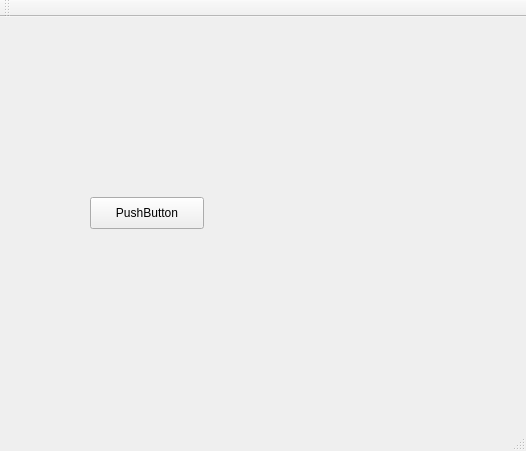
<?xml version="1.0" encoding="UTF-8"?>
<ui version="4.0">
 <class>MainWindow</class>
 <widget class="QMainWindow" name="MainWindow">
  <property name="geometry">
   <rect>
    <x>0</x>
    <y>0</y>
    <width>526</width>
    <height>451</height>
   </rect>
  </property>
  <property name="windowTitle">
   <string>MainWindow</string>
  </property>
  <widget class="QWidget" name="centralWidget">
   <widget class="QPushButton" name="pushButton">
    <property name="geometry">
     <rect>
      <x>90</x>
      <y>180</y>
      <width>114</width>
      <height>32</height>
     </rect>
    </property>
    <property name="text">
     <string>PushButton</string>
    </property>
   </widget>
  </widget>
  <widget class="QMenuBar" name="menuBar">
   <property name="geometry">
    <rect>
     <x>0</x>
     <y>0</y>
     <width>526</width>
     <height>22</height>
    </rect>
   </property>
  </widget>
  <widget class="QToolBar" name="mainToolBar">
   <attribute name="toolBarArea">
    <enum>TopToolBarArea</enum>
   </attribute>
   <attribute name="toolBarBreak">
    <bool>false</bool>
   </attribute>
  </widget>
  <widget class="QStatusBar" name="statusBar"/>
 </widget>
 <layoutdefault spacing="6" margin="11"/>
 <resources/>
 <connections/>
</ui>
